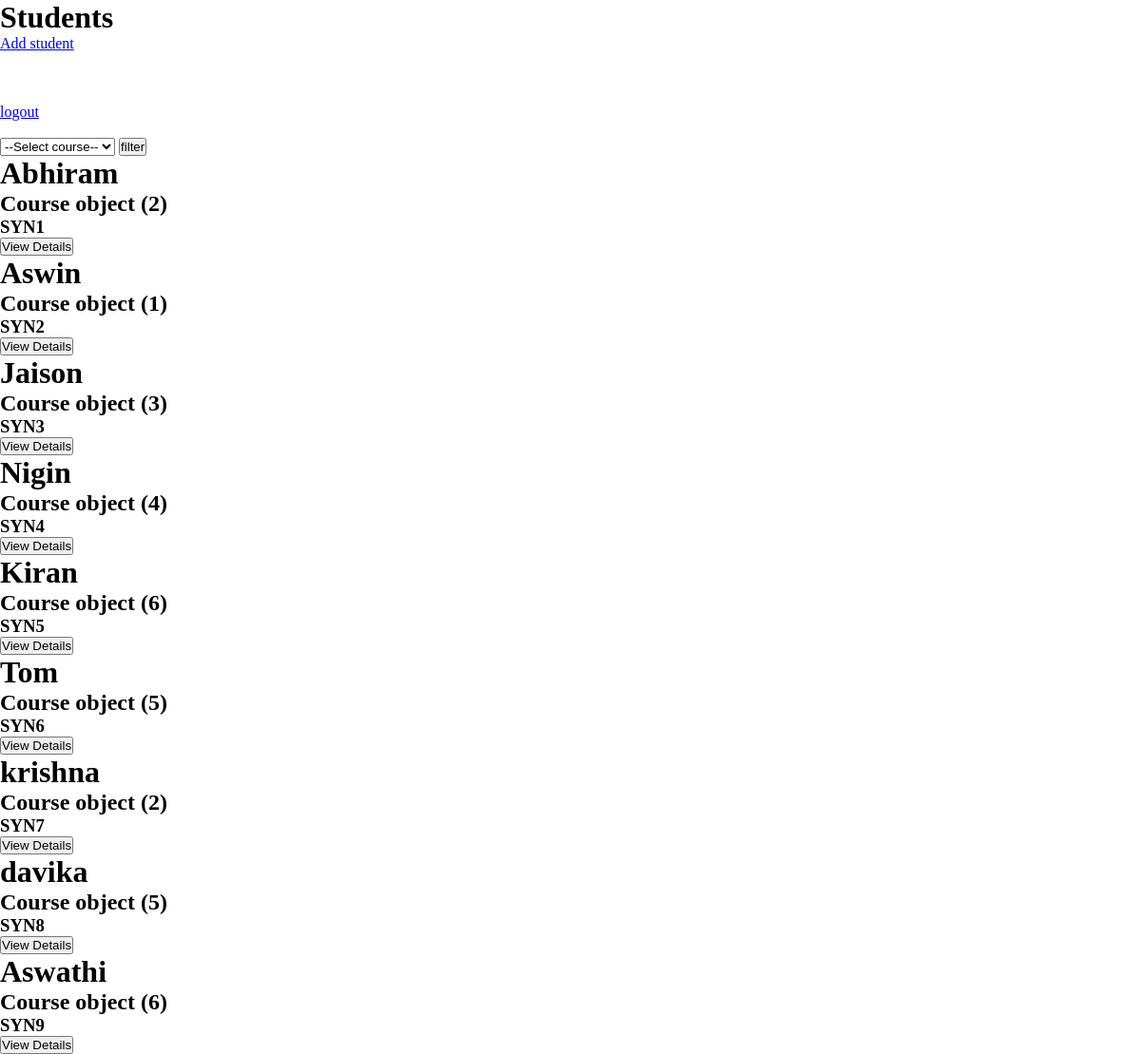
The app's page / (signed in), older data.
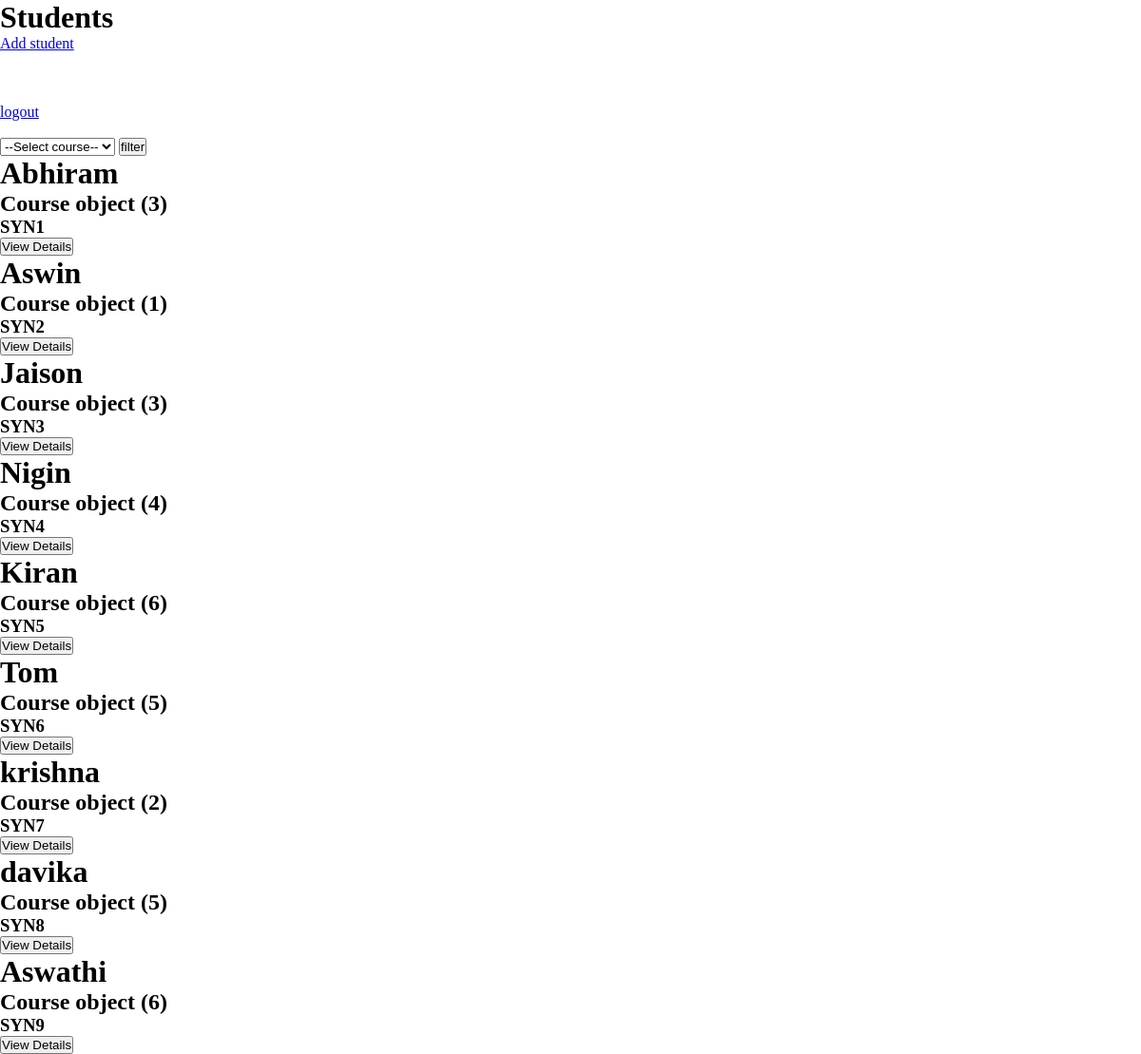
The same page, newer data.
### app/models.py (models this page shows, shortened)
class Student(models.Model):
    name = models.CharField(max_length=25)
    course = models.ForeignKey(Course,on_delete=models.CASCADE)
    sid = models.CharField(unique=True)

class Course(models.Model):
    name = models.CharField(max_length=25)

### app/views.py (the view)
# urls.py: path('',views.students,name="students"),
def students(request):
    if request.user.is_authenticated:
        students_data = Student.objects.all()
        courses = Course.objects.all()
        if request.method == 'POST':
            course_id = request.POST['course']
            if course_id:
                course = Course.objects.get(id=course_id)
                students_data = Student.objects.filter(course = course)
        return render(request, 'pages/students1.html',{'students':students_data,'courses':courses})
    else:
        return redirect('login')

### templates/pages/students1.html (shortened to what this page needs)
{% load static %}
<!DOCTYPE html>
<html lang="en">
<head>
    <link rel="stylesheet" href="{% static 'css/students.css' %}">
</head>
<body>
    <h1>Students</h1>
    <a href="../add/">Add student</a><br><br>
    <br>
    <br>
    <a href="/logout">logout</a>
    <br>
    <br>
    <form action="" method="post">
        <select name="course" id="">
            <option value="" disabled selected>--Select course--</option>
        </select>
        <input type="submit" value="filter">
    </form>
    <div class="Students">
        {% for student in students %}
            <div class="student">
                <h1>{{student.name}}</h1>
                <h2>{{student.course}}</h2>
                <h3>{{student.sid}}</h3>
                <a href="../student/{{student.id}}/">
                    <button>View Details</button>
                </a>
            </div>
        {% endfor %}
    </div>
</body>
</html>

### static/css/students.css (style rules this page uses)
* { padding: 0; margin: 0; }

Row changes from the older to the newer data that the page shows:
changed Student "Abhiram": course "Course object (2)" → "Course object (3)"
